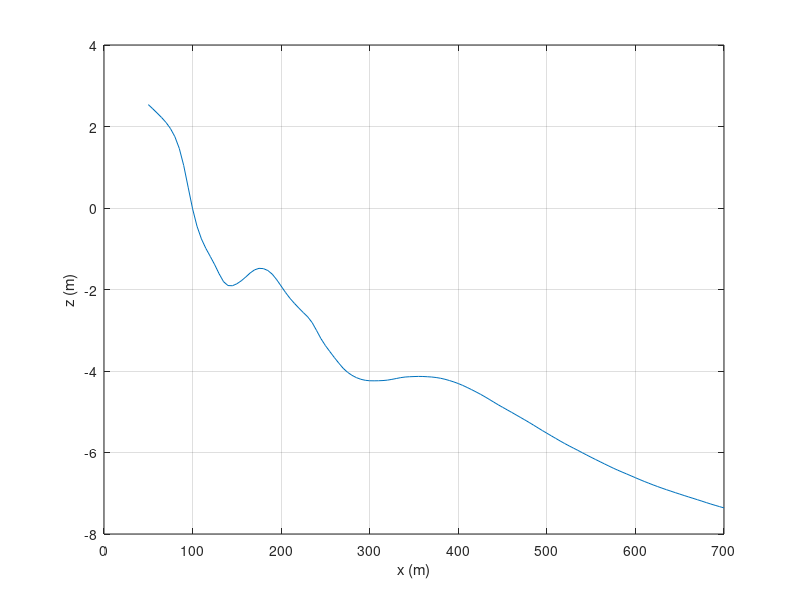

Write the MATLAB code that produced this figure. (Note: this script raises an error after producing the figure.)
% example1DCase, compute parametric bar predictions for a test case at Duck.  
% Compare measured an example CRAB survey survey.  This is for 1D transects
% only.
% Holman, May, 2016

clear
load('testCase1D')

% pick an example profile from the CRAB
i = 81;                     % arbitrary example, chose any case you want.
figure(1); clf
plot(survey.x,survey.Z(i,:))
grid on; xlabel('x (m)'); ylabel('z (m)')

% manually chose a shoreline, then the sand bar locations
disp('Digitize the shoreline location (h = 0)')
[xs,~] = ginput(1);
betaShore = 0.1;            % average shoreline beach slope (from literature)
disp('Now digitize the sand bar crest location');
[xb,~] = ginput(1);

xOff = 700; hOff = 7.5;     % chose a deep point from other information
betaOff = 0.0095;           % bathy slope at deep point
hSea = 4.5;                 % from Ruessink paper for Duck
h = make1DBeachEngine(survey.x,xs,betaShore,xb,xOff,hOff,betaOff,hSea);

figure(1); hold on
plot(survey.x,-h,'r')
legend('survey', 'parametric')
